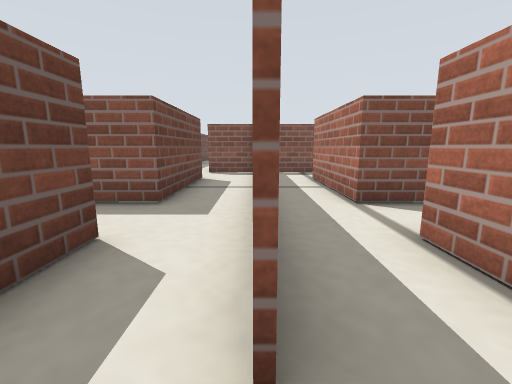
[1] (above)

20 first-person views from a walk through a Stage world. The camera is 0.11 m above the floor, tilts 10° down and sees 90° across. The lines on the ground mark 1 m squares. The floor is counted in squares, 0.1 m on a side. Each view is taken from the middle of a square. On the plan, view 1 faces up. The plan holds only what a view shows up to about 12 squares ahead; the rest is blank. Robots are left out.

[2]
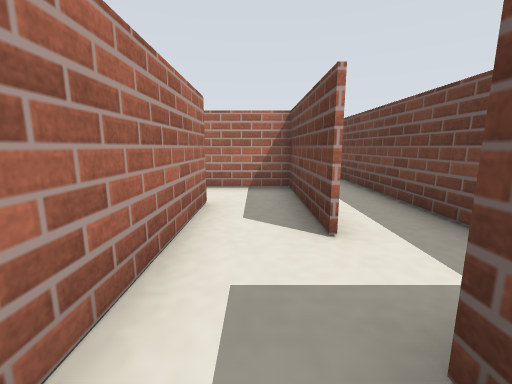

[3]
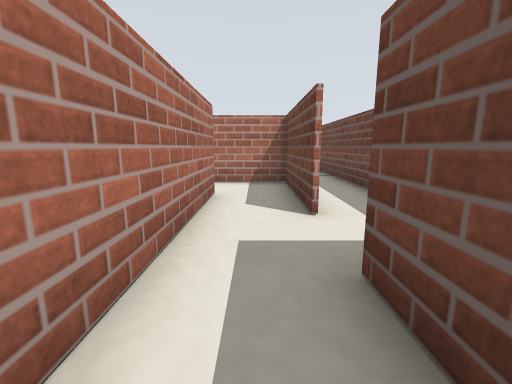

[4]
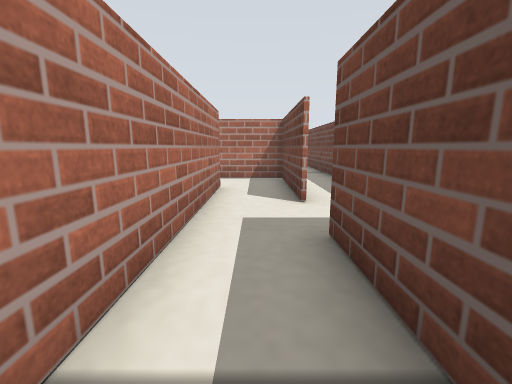

[5]
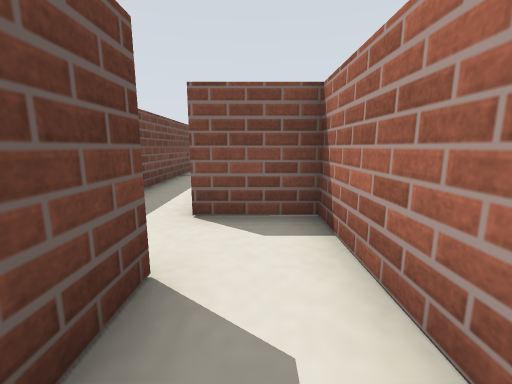

[6]
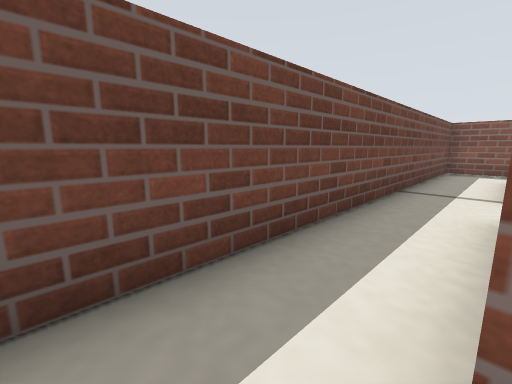

[7]
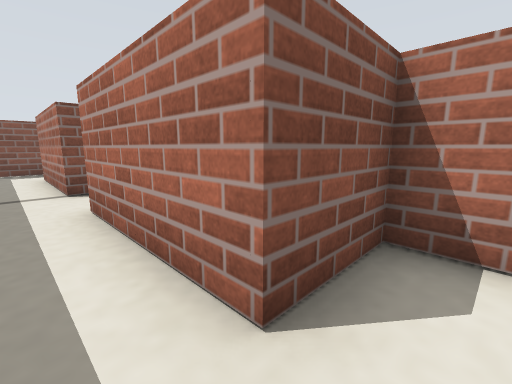

[8]
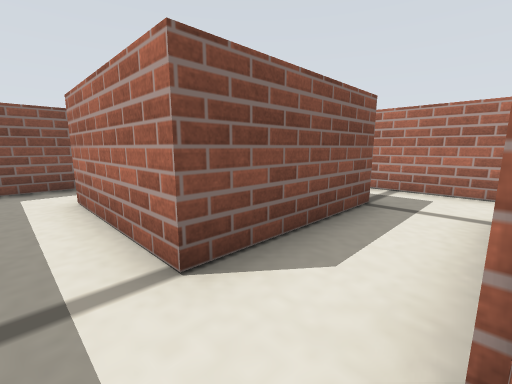

[9]
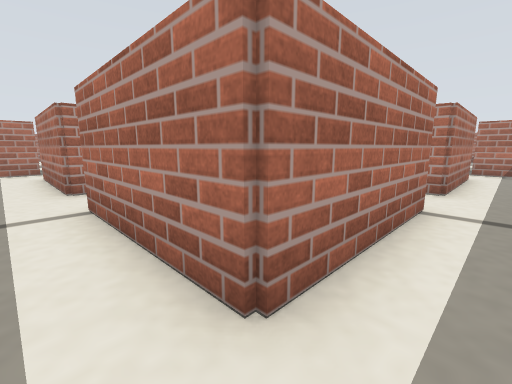

[10]
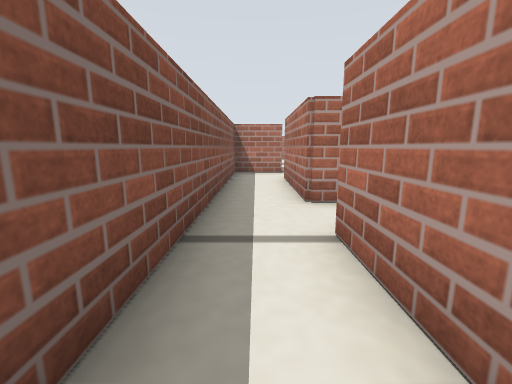

[11]
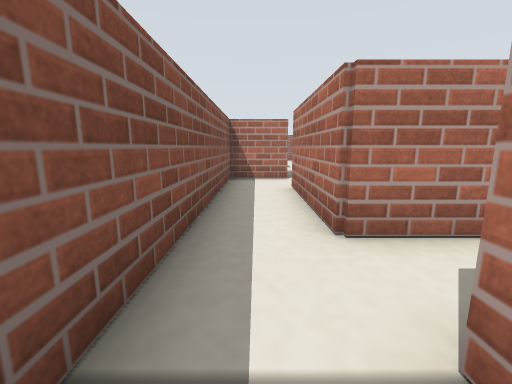

[12]
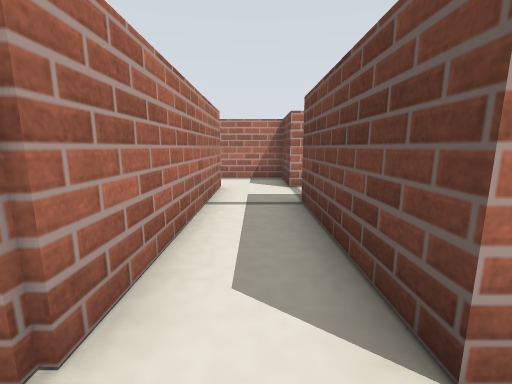

[13]
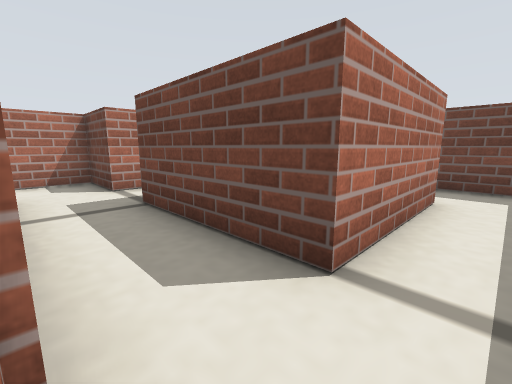

[14]
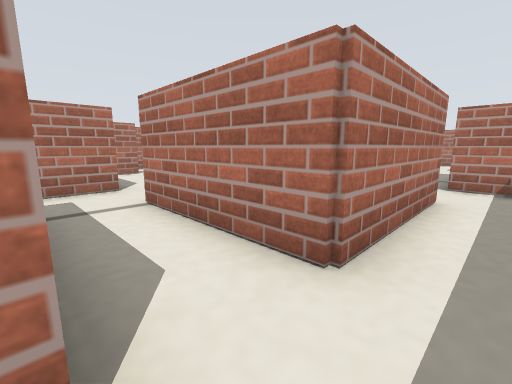

[15]
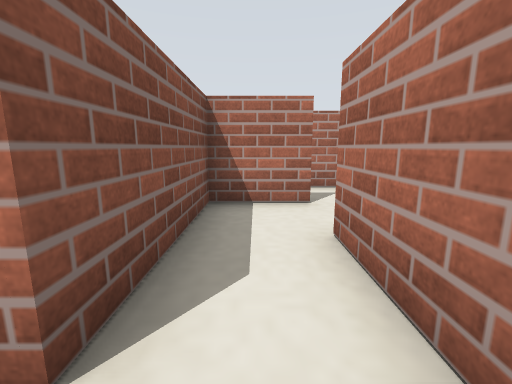

[16]
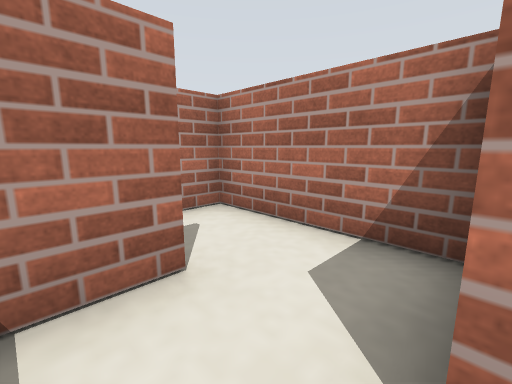

[17]
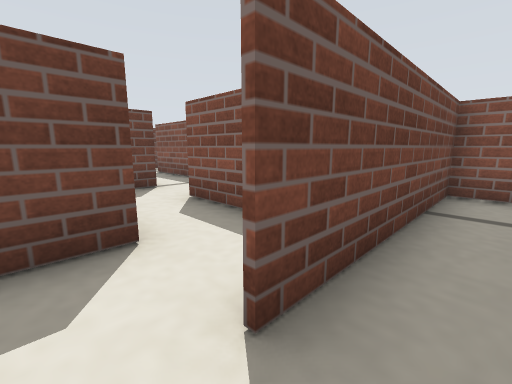

[18]
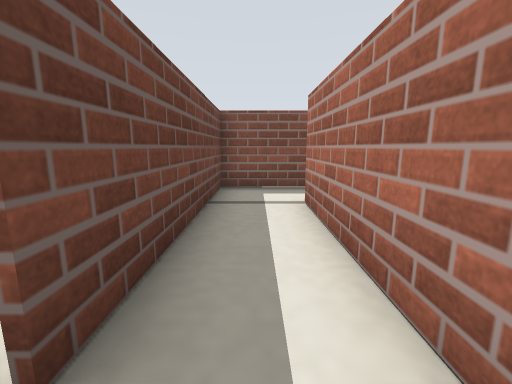

[19]
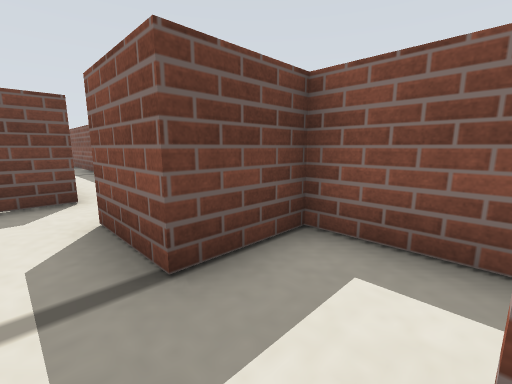

[20]
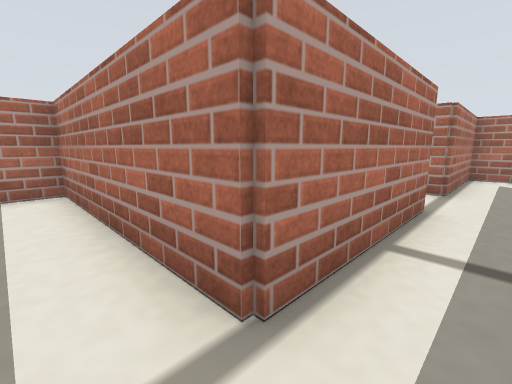

### Floor plan
Points are (right, up) in squares from view 1. A wall is a line through its corners. A room is listed if a view was taken in it or the views show most of it. See-through windows are left out.
Room 1 (view 1)
walls: (-0.4, -0.9) (0.5, -0.9); (-3.9, -2.6) (-3.9, -3.6)
ways out: opening at (0.8, -3.5)
Room 2 (views 2, 3, 4, 5, 6)
walls: (-1.9, 3) (-1.9, -0.9) (-0.4, -0.9); (-3.9, 2.8) (-3.9, -2.6); (0, 0.9) (0, 10.9) (-2, 10.9); (-3.1, 9) (-1.9, 9) (-1.9, 5) (-3.2, 5)
ways out: opening at (-2, 10) to room 3
Room 3 (views 7, 8, 9, 10, 11, 12, 13, 14)
walls: (2.1, 16.9) (-2, 16.9) (-2, 21) (2.1, 21) (2.1, 16.9); (4, 14.9) (4, 21) (8.1, 21); (10, 20.9) (10, 22.9) (-3.9, 22.9) (-3.9, 9.9); (-2, 10.9) (-2, 15) (2.1, 15)
ways out: opening at (-2, 10) to room 2; opening at (3, 15) to room 4; opening at (9, 21) to room 6
Room 4 (views 15, 16)
walls: (2.1, 15) (2.1, 13) (6.1, 13); (8, 12.9) (8, 14.9) (4, 14.9)
ways out: opening at (3, 15) to room 3; opening at (7, 13) to room 8
Room 5 (views 17, 18)
walls: (9.4, 18.9) (8, 18.9); (8.5, 11) (10, 11) (10, 17); (8.1, 19) (8.1, 12.9)
ways out: opening at (8, 12) to room 8; opening at (10, 18)
Room 6 (view 19)
walls: (12.1, 20.9) (10, 20.9); (8.1, 21) (8.1, 19)
ways out: opening at (9, 21) to room 3; opening at (15.5, 21)
Room 7 (view 20)
walls: (2.5, 10.9) (1, 10.9); (2, 9) (8, 9) (8, 10.1)
ways out: opening at (1, 9)
Room 8 (no view inside)
walls: (6.1, 11) (8.5, 11); (6.1, 13) (6.1, 11.9)
ways out: opening at (7, 13) to room 4; opening at (8, 12) to room 5

Positions as (right, up) in squares from view 1, and headings:
1: (0, 0), facing up
2: (-1, 6), facing down
3: (-1, 7), facing down
4: (-1, 8), facing down
5: (-1, 7), facing up
6: (-2, 10), facing up-left
7: (-3, 10), facing up-right
8: (-3, 15), facing up-right
9: (-3, 22), facing down-right
10: (-1, 22), facing right
11: (1, 22), facing right
12: (3, 22), facing down
13: (4, 22), facing down-left
14: (-3, 17), facing down-right
15: (3, 14), facing right
16: (6, 14), facing down-right
17: (9, 12), facing up-left
18: (9, 12), facing up
19: (14, 20), facing up-left
20: (1, 10), facing down-right
